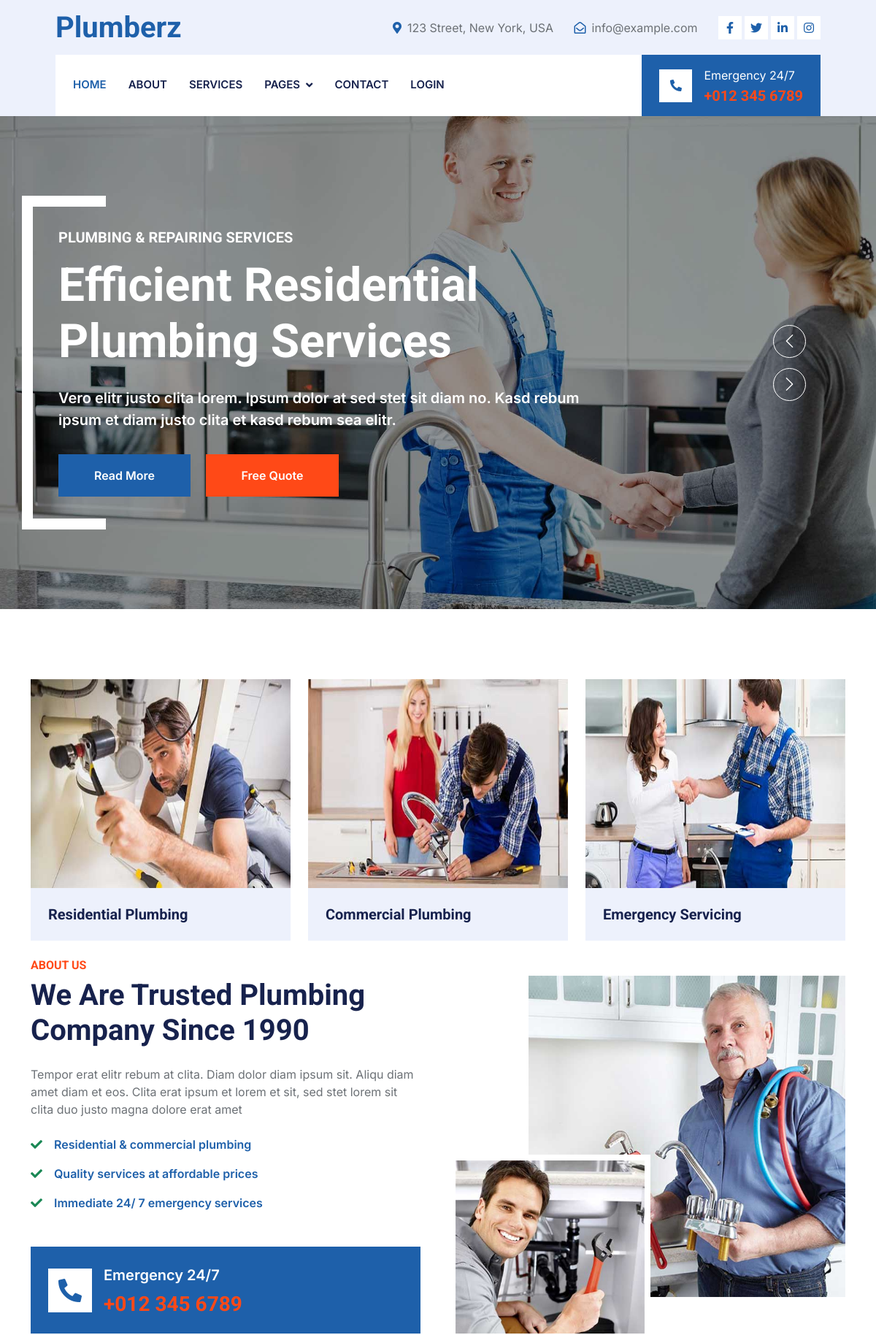
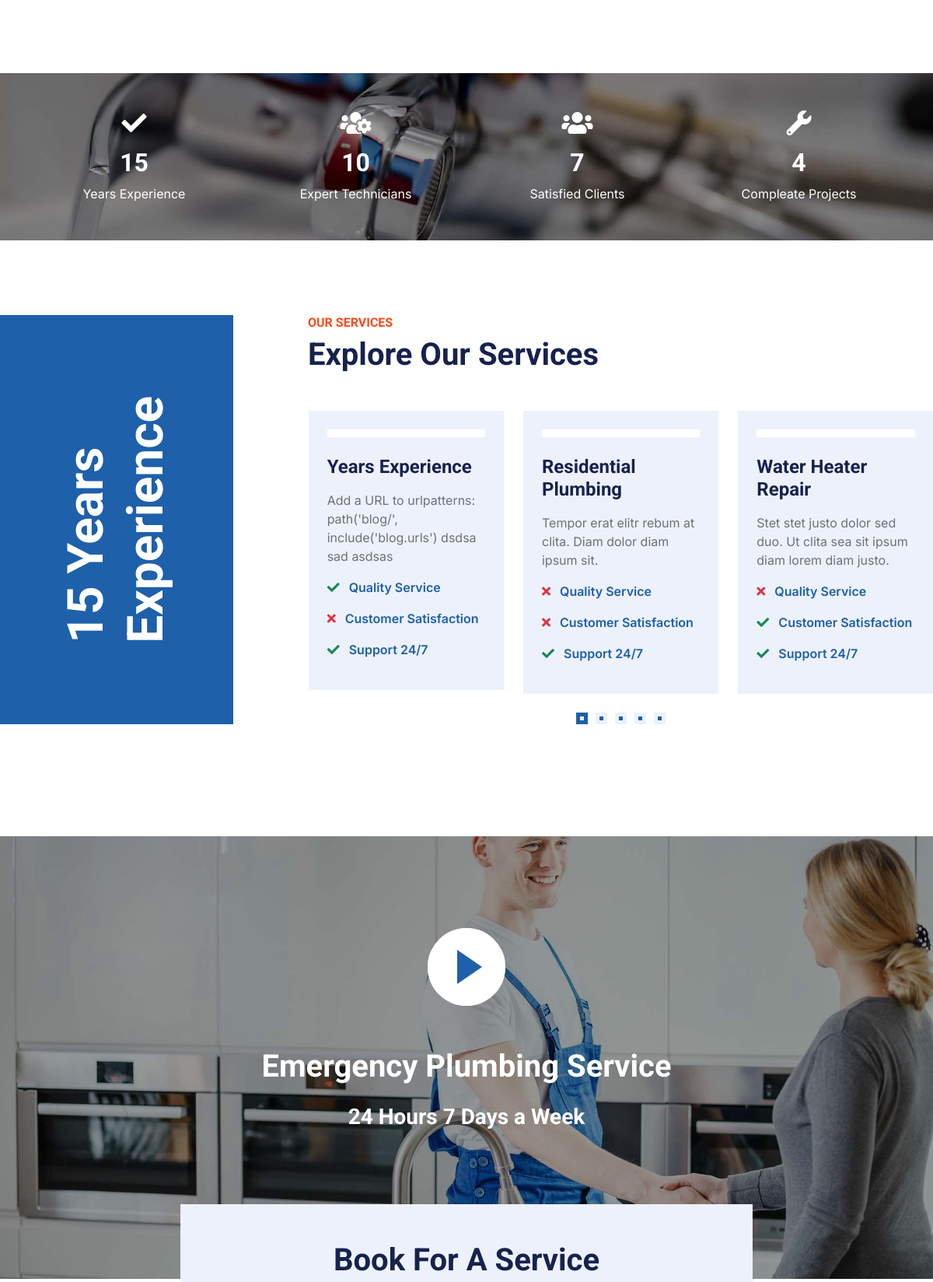
The page / (upper part) on the database its author committed (2 pictures, top to bottom).
### pages/models.py (models this page shows, shortened)
class Service(models.Model):
    title = models.CharField(verbose_name="Название категории", max_length=150, unique=True)
    description = models.TextField(verbose_name="Описание услуги")
    slug = models.SlugField(blank=True, null=True, unique=True)
    quality = models.BooleanField(default=False)
    customer = models.BooleanField(default=False)
    supports = models.BooleanField(default=False)
    class Meta:
        verbose_name = "Сервис"
        verbose_name_plural = "Сервисы"

### pages/views.py (the view)
# urls.py: path("", views.home_view, name="home"),
def home_view(request):
    users = User.objects.all()
    comments = Comment.objects.all().order_by('-created_at')
    staffs = Staff.objects.all()[:4]
    services = Service.objects.all()
    staffs_for_fact = Staff.objects.all()
    context = {
        'active_page': 'home',
        'users': users,
        'staffs': staffs,
        'services': services,
        'comments': comments,
        'staffs_for_fact': staffs_for_fact,
    }
    return render(request, "pages/index.html", context)

### pages/models.py (called while the page is built)
    def get_photo_staff(self):
        photo = self.staffimage_set.all().first()
        if photo is not None:
            return photo.photo.url
        return "https://images.satu.kz/126101312_w640_h640_razdel-v-razrabotketovary.jpg"

### templates/pages/index.html (shortened to what this page needs)
{% extends 'base.html' %}
{% load static %}
{% block css %}
    <link href="https://cdnjs.cloudflare.com/ajax/libs/font-awesome/5.10.0/css/all.min.css" rel="stylesheet">
    <link href="https://cdn.jsdelivr.net/npm/bootstrap-icons@1.4.1/font/bootstrap-icons.css" rel="stylesheet">
    <link href="{% static 'lib/animate/animate.min.css' %}" rel="stylesheet">
    <link href="{% static 'lib/owlcarousel/assets/owl.carousel.min.css' %}" rel="stylesheet">
    <link href="{% static 'lib/tempusdominus/css/tempusdominus-bootstrap-4.min.css' %}" rel="stylesheet"/>
    <link href="{% static 'css/bootstrap.min.css' %}" rel="stylesheet">
    <link href="{% static 'css/style.css' %}" rel="stylesheet">
{% endblock %}
{% block content %}
    <div class="container-fluid p-0 mb-5">
        <div class="owl-carousel header-carousel position-relative">
            <div class="owl-carousel-item position-relative">
                <img class="img-fluid" src="{% static 'img/carousel-1.jpg' %}" alt="">
                <div class="position-absolute top-0 start-0 w-100 h-100 d-flex align-items-center"
                     style="background: rgba(0, 0, 0, .4);">
                    <div class="container">
                        <div class="row justify-content-start">
                            <div class="col-10 col-lg-8">
                                <h5 class="text-white text-uppercase mb-3 animated slideInDown">Plumbing & Repairing
                                    Services</h5>
                                <h1 class="display-3 text-white animated slideInDown mb-4">Efficient Residential
                                    Plumbing
                                    Services</h1>
                                <p class="fs-5 fw-medium text-white mb-4 pb-2">Vero elitr justo clita lorem. Ipsum dolor
                                    at
                                    sed stet sit diam no. Kasd rebum ipsum et diam justo clita et kasd rebum sea
                                    elitr.</p>
                                <a href="{% url 'about' %}"
                                   class="btn btn-primary py-md-3 px-md-5 me-3 animated slideInLeft">Read
                                    More</a>
                                <a href="{% url 'contact' %}"
                                   class="btn btn-secondary py-md-3 px-md-5 animated slideInRight">Free
                                    Quote</a>
                            </div>
                        </div>
                    </div>
                </div>
            </div>
        </div>
    </div>
    <div class="container-xxl py-5">
        <div class="container">
            <div class="row g-4">
                <div class="col-lg-4 col-md-6 service-item-top wow fadeInUp" data-wow-delay="0.1s">
                    <div class="overflow-hidden">
                        <img class="img-fluid w-100 h-100" src="{% static 'img/service-1.jpg' %}" alt="">
                    </div>
                    <div class="d-flex align-items-center justify-content-between bg-light p-4">
                        <h5 class="text-truncate me-3 mb-0">Residential Plumbing</h5>
                    </div>
                </div>
                <div class="col-lg-4 col-md-6 service-item-top wow fadeInUp" data-wow-delay="0.3s">
                    <div class="overflow-hidden">
                        <img class="img-fluid w-100 h-100" src="{% static 'img/service-2.jpg' %}" alt="">
                    </div>
                    <div class="d-flex align-items-center justify-content-between bg-light p-4">
                        <h5 class="text-truncate me-3 mb-0">Commercial Plumbing</h5>
                    </div>
                </div>
                <div class="col-lg-4 col-md-6 service-item-top wow fadeInUp" data-wow-delay="0.5s">
                    <div class="overflow-hidden">
                        <img class="img-fluid w-100 h-100" src="{% static 'img/service-3.jpg' %}" alt="">
                    </div>
                    <div class="d-flex align-items-center justify-content-between bg-light p-4">
                        <h5 class="text-truncate me-3 mb-0">Emergency Servicing</h5>
                    </div>
                </div>
            </div>
        </div>
    </div>
    <div class="container-xxl py-5">
        <div class="container">
            <div class="row g-5">
                <div class="col-lg-6 wow fadeInUp" data-wow-delay="0.1s">
                    <h6 class="text-secondary text-uppercase">About Us</h6>
                    <h1 class="mb-4">We Are Trusted Plumbing Company Since 1990</h1>
                    <p class="mb-4">Tempor erat elitr rebum at clita. Diam dolor diam ipsum sit. Aliqu diam amet diam et
                        eos. Clita erat ipsum et lorem et sit, sed stet lorem sit clita duo justo magna dolore erat
                        amet</p>
                    <p class="fw-medium text-primary"><i class="fa fa-check text-success me-3"></i>Residential &
                        commercial
                        plumbing</p>
                    <p class="fw-medium text-primary"><i class="fa fa-check text-success me-3"></i>Quality services at
                        affordable prices</p>
                    <p class="fw-medium text-primary"><i class="fa fa-check text-success me-3"></i>Immediate 24/ 7
                        emergency
                        services</p>
                    <div class="bg-primary d-flex align-items-center p-4 mt-5">
                        <div class="d-flex flex-shrink-0 align-items-center justify-content-center bg-white"
                             style="width: 60px; height: 60px;">
                            <i class="fa fa-phone-alt fa-2x text-primary"></i>
                        </div>
                        <div class="ms-3">
                            <p class="fs-5 fw-medium mb-2 text-white">Emergency 24/7</p>
                            <h3 class="m-0 text-secondary">+012 345 6789</h3>
                        </div>
                    </div>
                </div>
                <div class="col-lg-6 pt-4" style="min-height: 500px;">
                    <div class="position-relative h-100 wow fadeInUp" data-wow-delay="0.5s">
                        <img class="position-absolute img-fluid w-100 h-100" src="{% static 'img/about-1.jpg' %}"
                             style="object-fit: cover; padding: 0 0 50px 100px;" alt="">
                        <img class="position-absolute start-0 bottom-0 img-fluid bg-white pt-2 pe-2 w-50 h-50"
                             src="{% static 'img/about-2.jpg' %}" style="object-fit: cover;" alt="">
                    </div>
                </div>
            </div>
        </div>
    </div>
    <div class="container-fluid fact bg-dark my-5 py-5">
        <div class="container">
            <div class="row g-4">
                <div class="col-md-6 col-lg-3 text-center wow fadeIn" data-wow-delay="0.1s">
                    <i class="fa fa-check fa-2x text-white mb-3"></i>
                    <h2 class="text-white mb-2" data-toggle="counter-up">15</h2>
                    <p class="text-white mb-0">Years Experience</p>
                </div>
                <div class="col-md-6 col-lg-3 text-center wow fadeIn" data-wow-delay="0.3s">
                    <i class="fa fa-users-cog fa-2x text-white mb-3"></i>
                    <h2 class="text-white mb-2" data-toggle="counter-up">{{ staffs_for_fact|length }}</h2>
                    <p class="text-white mb-0">Expert Technicians</p>
                </div>
                <div class="col-md-6 col-lg-3 text-center wow fadeIn" data-wow-delay="0.5s">
                    <i class="fa fa-users fa-2x text-white mb-3"></i>
                    <h2 class="text-white mb-2" data-toggle="counter-up">{{ comments|length }}</h2>
                    <p class="text-white mb-0">Satisfied Clients</p>
                </div>
                <div class="col-md-6 col-lg-3 text-center wow fadeIn" data-wow-delay="0.7s">
                    <i class="fa fa-wrench fa-2x text-white mb-3"></i>
                    <h2 class="text-white mb-2" data-toggle="counter-up">{{ users|length }}</h2>
                    <p class="text-white mb-0">Compleate Projects</p>
                </div>
            </div>
        </div>
    </div>
    <div class="container-fluid py-5 px-4 px-lg-0">
        <div class="row g-0">
            <div class="col-lg-3 d-none d-lg-flex">
                <div class="d-flex align-items-center justify-content-center bg-primary w-100 h-100">
                    <h1 class="display-3 text-white m-0" style="transform: rotate(-90deg);">15 Years Experience</h1>
                </div>
            </div>
            <div class="col-md-12 col-lg-9">
                <div class="ms-lg-5 ps-lg-5">
                    <div class="text-center text-lg-start wow fadeInUp" data-wow-delay="0.1s">
                        <h6 class="text-secondary text-uppercase">Our Services</h6>
                        <h1 class="mb-5">Explore Our Services</h1>
                    </div>
                    <div class="owl-carousel service-carousel position-relative wow fadeInUp" data-wow-delay="0.1s">
                        {% for service in services %}
                            <div class="bg-light p-4">
                                <div class="d-flex align-items-center justify-content-center border border-5 border-white mb-4">
                                </div>
                                <h4 class="mb-3">{{ service.title }}</h4>
                                <p>{{ service.description }}</p>
                                <p class="text-primary fw-medium">
                                    {% if service.quality is True %}
                                        <i class="fa fa-check text-success me-2"></i>
                                    {% else %}
                                        <i class="fa fa-times text-danger me-2"></i>
                                    {% endif %}
                                    Quality Service
                                </p>
                                <p class="text-primary fw-medium">
                                    {% if service.customer is True %}
                                        <i class="fa fa-check text-success me-2"></i>
                                    {% else %}
                                        <i class="fa fa-times text-danger me-2"></i>
                                    {% endif %}
                                    Customer Satisfaction</p>
                                <p class="text-primary fw-medium">
                                    {% if service.supports is True %}
                                        <i class="fa fa-check text-success me-2"></i>
                                    {% else %}
                                        <i class="fa fa-times text-danger me-2"></i>
                                    {% endif %}
                                    Support 24/7
                                </p>
                            </div>
                        {% endfor %}
                    </div>
                </div>
            </div>
        </div>
    </div>
    <div class="container-fluid px-0" style="margin: 6rem 0;">
        <div class="video wow fadeInUp" data-wow-delay="0.1s">
            <button type="button" class="btn-play" data-bs-toggle="modal"
                    data-src="https://www.youtube.com/embed/DWRcNpR6Kdc" data-bs-target="#videoModal">
                <span></span>
            </button>
            <h1 class="text-white mb-4">Emergency Plumbing Service</h1>
            <h3 class="text-white mb-0">24 Hours 7 Days a Week</h3>
        </div>
        <div class="container position-relative wow fadeInUp" data-wow-delay="0.1s" style="margin-top: -6rem;">
            <div class="row justify-content-center">
                <div class="col-lg-8">
                    <div class="bg-light text-center p-5">
                        <h1 class="mb-4">Book For A Service</h1>
                    </div>
                </div>
            </div>
        </div>
    </div>
{% endblock %}

### static/css/style.css (style rules this page uses)
.fw-medium { font-weight: 600 !important; }
.btn { font-weight: 600; transition: .5s; }
.btn.btn-primary, .btn.btn-secondary { color: #FFFFFF; }
.header-carousel .container, .page-header .container { position: relative; padding: 45px 0 45px 35px; border-left: 15px solid #FFFFFF; }
.header-carousel .container::before, .header-carousel .container::after, .page-header .container::before, .page-header .container::after { position: absolute; content: ""; top: 0; left: 0; width: 100px; height: 15px; background: #FFFFFF; }
.header-carousel .container::after, .page-header .container::after { top: 100%; margin-top: -15px; }
.fact { background: linear-gradient(rgba(0, 0, 0, .4), rgba(0, 0, 0, .4)), url(../img/bg.jpg) center center no-repeat; background-size: cover; }
.service-item-top img { transition: .5s; }
.video { position: relative; padding: 8rem 0 12rem 0; background: linear-gradient(rgba(0, 0, 0, .4), rgba(0, 0, 0, .4)), url(../img/carousel-1.jpg) center center no-repeat; background-size: cover; display: flex; flex-direction: column; align-items: center; justify-content: center; }
.video .btn-play { position: relative; box-sizing: content-box; display: block; width: 32px; height: 44px; border-radius: 50%; border: none; outline: none; padding: 18px 20px 18px 28px; margin-bottom: 4rem; }
.video .btn-play:before { content: ""; position: absolute; z-index: 0; left: 50%; top: 50%; transform: translateX(-50%) translateY(-50%); display: block; width: 100px; height: 100px; background: #FFFFFF; border-radius: 50%; animation: pulse-border 1500ms ease-out infinite; }
.video .btn-play:after { content: ""; position: absolute; z-index: 1; left: 50%; top: 50%; transform: translateX(-50%) translateY(-50%); display: block; width: 100px; height: 100px; background: #FFFFFF; border-radius: 50%; transition: all 200ms; }
.video .btn-play span { display: block; position: relative; z-index: 3; width: 0; height: 0; border-left: 32px solid var(--primary); border-top: 22px solid transparent; border-bottom: 22px solid transparent; }

### rows shown on the page
Service: title "Residential Plumbing", description "Tempor erat elitr rebum at clita. Diam dolor diam ipsum sit.", quality False (drawn), customer False (drawn), supports True (drawn)
Service: title "Water Heater Repair", description "Stet stet justo dolor sed duo. Ut clita sea sit ipsum diam lorem diam justo.", quality False (drawn), customer True (drawn), supports True (drawn)
Service: title "Years Experience", description "Add a URL to urlpatterns: path('blog/', include('blog.urls') dsdsa sad asdsas", quality True (drawn), customer False (drawn), supports True (drawn)

### other values the page prints
{{ staffs_for_fact|length }} "10"
{{ comments|length }} "7"
{{ users|length }} "4"
